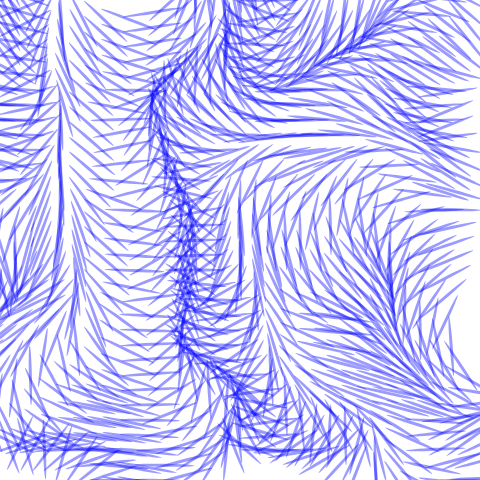
Frame 1 (no input)
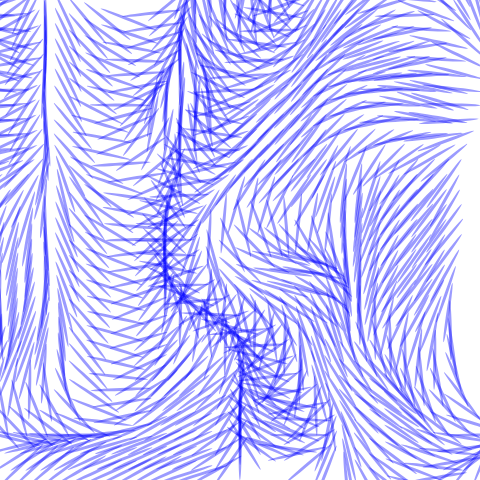
Frame 60 (no input)
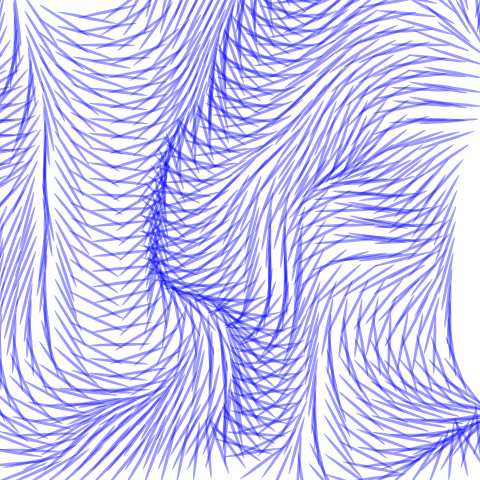
Frame 120 (the mouse pressed at the canvas centre since frame 60)

The p5.js sketch that drew these frames (run headless with seeded random() and noise() and a simulated clock; from frame 60 on, the mouse is pressed at the canvas centre):

// p5.js sketch
// ── sketch.js
// https://editor.p5js.org/benjamin.bergery/sketches/QStPXqgSz


///////// GLOBAL VARIABLES ///////////////////
var inc = 0.03; 
//the smaller the difference between coordinates, the smoother the resulting noise sequence will be. Steps of 0.005-0.03 work best for most applications

var scl = 15; 

// 48 creates possible shadow starting place
// 9 creates viscous mesh

// divide width and height by scl to define number of rows and columns
var cols, rows;
var fr; // frame rate
var zoff = 0;

/////////////////////////////////
function setup() {
  
  createCanvas(480, 480);
  frameRate(60);
  
  cols = floor(width / scl);
  rows = floor(height / scl);
    // floor(n) returns closest integer less than or equal to the value of the parameter
  
  fr = createP(""); 
// bottom paragraph for frame rate display

}

/////////////////////////////////////////////
function draw() {
  
  background(255);
  
  var yoff = 0;

  for (var y = 0; y < rows; y++) {
    var xoff = 0;
    
    for (var x = 0; x < cols; x++) {
      var index = (x + y * width) * 4;
      var angle = noise(xoff, yoff, zoff) 
      * TWO_PI * 4 ;
      xoff += inc;
      // the noise function works in an infinite space, so the value of the coordinates doesn't matter, only the distance between successive coordinates does (eg. when using noise() within a loop). The smaller the difference between coordinates, the smoother the resulting noise sequence. Steps of 0.005-0.03 work best
      
      var v = p5.Vector.fromAngle(angle);
  // fromAngle(angle) 
  // makes a new 2D vector from an angle 
  // returns a new p5.Vector object
      
      noStroke(0);
      
    push();
      // push and pop
      // resets translation and rotation
      // for each ellipse
      translate(x * scl, y * scl);
      rotate(v.heading());
      // heading() returns angle of rotation
      
      // insert pixels
      
      fill(0, 0, 255, 100);
      
      ellipse(scl,scl,60,3);
      // in 48 scl version narrow ellipse
      // creates "toothpick" line segments
      
    pop();
      
    }
    yoff += inc // 
    zoff += 0.00008; //rotation

  }
  fr.html(floor(frameRate())); 
  //display frame rate
}

// this is a mash up of perlin noise by Qiumeng Fu 
// https://editor.p5js.org/fuqiumeng/sketches/pJxXT7h4w
